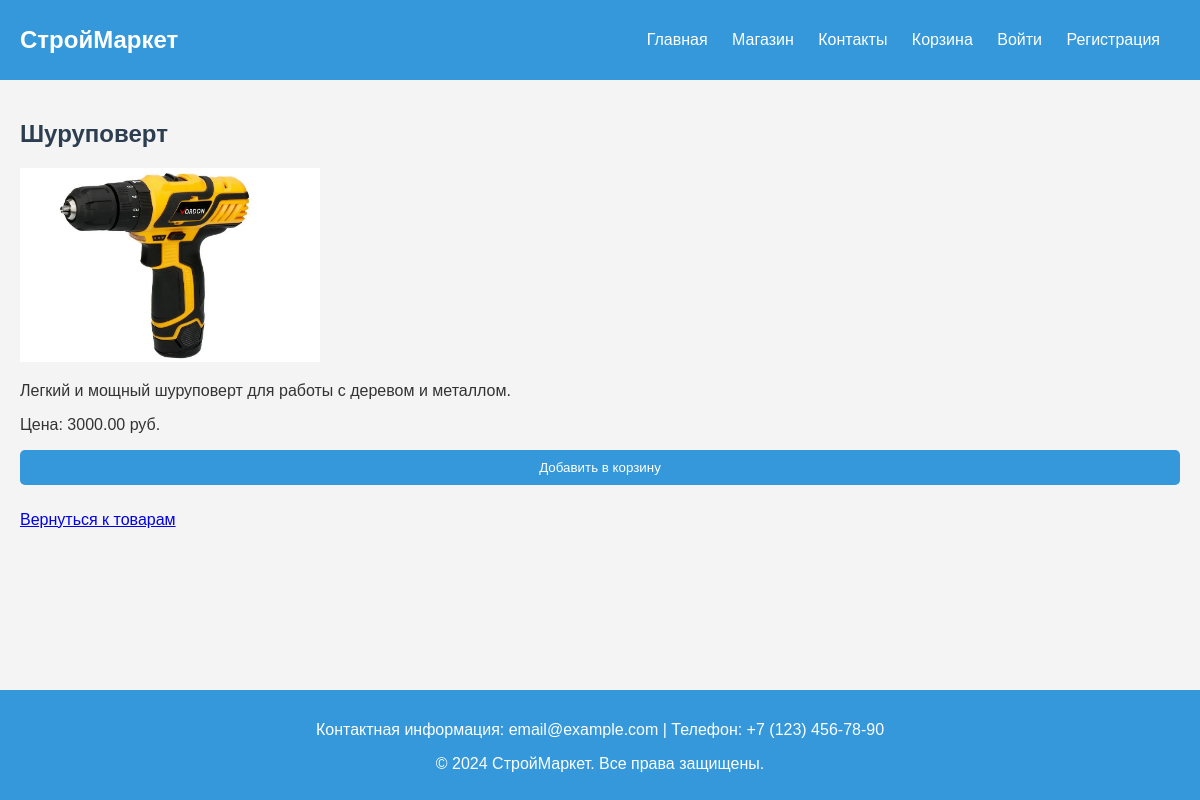
Page /php/product.php?id=6 on the committed database.
### tables this page shows
CREATE TABLE `products` (
  `id` int(11) NOT NULL,
  `name` varchar(100) NOT NULL,
  `description` text NOT NULL,
  `price` decimal(10,2) NOT NULL,
  `image_url` varchar(255) DEFAULT NULL,
  `created_at` timestamp NOT NULL DEFAULT current_timestamp()
);

### php/product.php (the view, shortened to what this page needs)
<?php
include './db.php';
$product_id = isset($_GET['id']) ? (int)$_GET['id'] : 0;
$stmt = $pdo->prepare("SELECT * FROM products WHERE id = ?");
$stmt->execute([$product_id]);
$product = $stmt->fetch();
?>
<!DOCTYPE html>
<html lang="ru">
<head>
    <link rel="stylesheet" href="../css/styles.css">
</head>
<body>
<header>
    <div class="logo">СтройМаркет</div>
    <nav>
        <ul>
            <li><a href="index.php">Главная</a></li>
            <li><a href="shop.php">Магазин</a></li>
            <li><a href="contacts.php">Контакты</a></li>
            <li><a href="cart.php">Корзина</a></li>
            <?php if (isset($_SESSION['user'])): ?>
                <li><a href="logout.php">Выход</a></li>
            <?php else: ?>
                <li><a href="login.php">Войти</a></li>
                <li><a href="register.php">Регистрация</a></li>
            <?php endif; ?>
        </ul>
    </nav>
</header>
<main>
    <h2><?php echo htmlspecialchars($product['name']); ?></h2>
    <img src="<?php echo htmlspecialchars($product['image_url']); ?>" alt="<?php echo htmlspecialchars($product['name']); ?>" style="max-width: 300px;">
    <p><?php echo htmlspecialchars($product['description']); ?></p>
    <p>Цена: <?php echo htmlspecialchars($product['price']); ?> руб.</p>
    <form action="cart.php" method="POST">
        <button type="submit" name="add_to_cart">Добавить в корзину</button>
    </form>
    <p><a href="shop.php">Вернуться к товарам</a></p>
</main>
<footer>
   <p>Контактная информация: email@example.com | Телефон: +7 (123) 456-78-90</p>
   <p>&copy; 2024 СтройМаркет. Все права защищены.</p>
</footer>
</body>
</html>

### css/styles.css (style rules this page uses)
body { font-family: 'Arial', sans-serif; margin: 0; padding: 0; background-color: #f4f4f4; color: #333; }
h1, h2, h3 { color: #2c3e50; }
header { background-color: #3498db; color: white; padding: 15px 20px; display: flex; justify-content: space-between; align-items: center; }
.logo { font-size: 24px; font-weight: bold; }
nav ul { list-style-type: none; padding: 0; }
nav ul li { display: inline; margin-right: 20px; }
nav a { color: white; text-decoration: none; transition: color 0.3s ease; }
main { padding: 20px; min-height: calc(100vh - 230px); }
form { display: flex; flex-direction: column; }
form input, form textarea, form button { margin-bottom: 10px; }
form button { background-color: #3498db; color: white; border: none; padding: 10px; border-radius: 5px; cursor: pointer; }
footer { background-color: #3498db; color: white; text-align: center; padding: 15px 0; position: relative; bottom: 0; width: 100%; }

### rows in the picture
products: name "Шуруповерт", image_url (picture), description "Легкий и мощный шуруповерт для работы с деревом и металлом.", price "3000.00"
